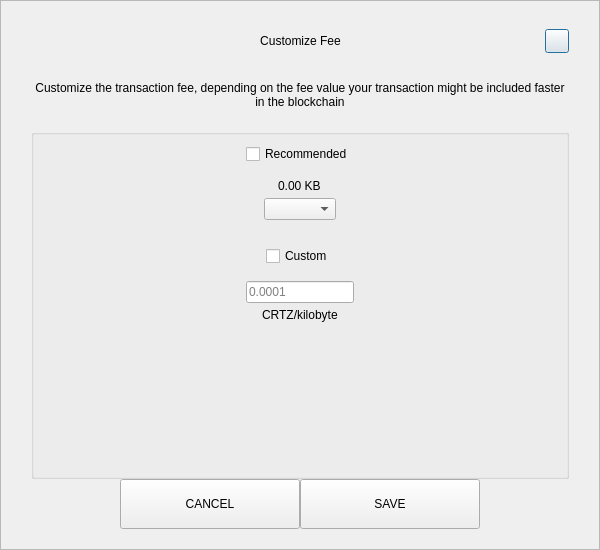
<?xml version="1.0" encoding="UTF-8"?>
<ui version="4.0">
 <class>SendCustomFeeDialog</class>
 <widget class="QDialog" name="SendCustomFeeDialog">
  <property name="geometry">
   <rect>
    <x>0</x>
    <y>0</y>
    <width>600</width>
    <height>550</height>
   </rect>
  </property>
  <property name="windowTitle">
   <string>Form</string>
  </property>
  <layout class="QVBoxLayout" name="verticalLayout_3">
   <property name="spacing">
    <number>0</number>
   </property>
   <property name="leftMargin">
    <number>0</number>
   </property>
   <property name="topMargin">
    <number>0</number>
   </property>
   <property name="rightMargin">
    <number>0</number>
   </property>
   <property name="bottomMargin">
    <number>0</number>
   </property>
   <item>
    <widget class="QFrame" name="frame">
     <property name="styleSheet">
      <string notr="true"/>
     </property>
     <property name="frameShape">
      <enum>QFrame::StyledPanel</enum>
     </property>
     <property name="frameShadow">
      <enum>QFrame::Raised</enum>
     </property>
     <layout class="QVBoxLayout" name="verticalLayout_2">
      <property name="spacing">
       <number>0</number>
      </property>
      <property name="leftMargin">
       <number>30</number>
      </property>
      <property name="topMargin">
       <number>20</number>
      </property>
      <property name="rightMargin">
       <number>30</number>
      </property>
      <property name="bottomMargin">
       <number>20</number>
      </property>
      <item>
       <layout class="QHBoxLayout" name="horizontalLayout_3">
        <property name="spacing">
         <number>0</number>
        </property>
        <item>
         <spacer name="horizontalSpacer_21">
          <property name="orientation">
           <enum>Qt::Horizontal</enum>
          </property>
          <property name="sizeHint" stdset="0">
           <size>
            <width>40</width>
            <height>20</height>
           </size>
          </property>
         </spacer>
        </item>
        <item>
         <widget class="QLabel" name="labelTitle">
          <property name="minimumSize">
           <size>
            <width>0</width>
            <height>40</height>
           </size>
          </property>
          <property name="maximumSize">
           <size>
            <width>16777215</width>
            <height>40</height>
           </size>
          </property>
          <property name="styleSheet">
           <string notr="true">padding-left:24px;</string>
          </property>
          <property name="text">
           <string>Customize Fee</string>
          </property>
          <property name="alignment">
           <set>Qt::AlignCenter</set>
          </property>
          <property name="margin">
           <number>7</number>
          </property>
         </widget>
        </item>
        <item>
         <spacer name="horizontalSpacer">
          <property name="orientation">
           <enum>Qt::Horizontal</enum>
          </property>
          <property name="sizeHint" stdset="0">
           <size>
            <width>40</width>
            <height>20</height>
           </size>
          </property>
         </spacer>
        </item>
        <item>
         <widget class="QPushButton" name="btnEsc">
          <property name="minimumSize">
           <size>
            <width>24</width>
            <height>24</height>
           </size>
          </property>
          <property name="maximumSize">
           <size>
            <width>24</width>
            <height>24</height>
           </size>
          </property>
          <property name="text">
           <string/>
          </property>
         </widget>
        </item>
       </layout>
      </item>
      <item>
       <spacer name="verticalSpacer_2">
        <property name="orientation">
         <enum>Qt::Vertical</enum>
        </property>
        <property name="sizeType">
         <enum>QSizePolicy::Fixed</enum>
        </property>
        <property name="sizeHint" stdset="0">
         <size>
          <width>20</width>
          <height>20</height>
         </size>
        </property>
       </spacer>
      </item>
      <item>
       <widget class="QLabel" name="labelMessage">
        <property name="text">
         <string>Customize the transaction fee, depending on the fee value your transaction might be included faster in the blockchain</string>
        </property>
        <property name="alignment">
         <set>Qt::AlignCenter</set>
        </property>
        <property name="wordWrap">
         <bool>true</bool>
        </property>
       </widget>
      </item>
      <item>
       <spacer name="verticalSpacer_3">
        <property name="orientation">
         <enum>Qt::Vertical</enum>
        </property>
        <property name="sizeType">
         <enum>QSizePolicy::Fixed</enum>
        </property>
        <property name="sizeHint" stdset="0">
         <size>
          <width>20</width>
          <height>20</height>
         </size>
        </property>
       </spacer>
      </item>
      <item>
       <widget class="QGroupBox" name="groupBox">
        <property name="title">
         <string/>
        </property>
        <layout class="QVBoxLayout" name="verticalLayout">
         <property name="leftMargin">
          <number>12</number>
         </property>
         <property name="rightMargin">
          <number>12</number>
         </property>
         <item>
          <layout class="QVBoxLayout" name="verticalLayout_4">
           <property name="spacing">
            <number>5</number>
           </property>
           <item alignment="Qt::AlignHCenter">
            <widget class="QCheckBox" name="checkBoxRecommended">
             <property name="text">
              <string>Recommended</string>
             </property>
            </widget>
           </item>
           <item>
            <spacer name="verticalSpacer_5">
             <property name="orientation">
              <enum>Qt::Vertical</enum>
             </property>
             <property name="sizeType">
              <enum>QSizePolicy::Fixed</enum>
             </property>
             <property name="sizeHint" stdset="0">
              <size>
               <width>20</width>
               <height>10</height>
              </size>
             </property>
            </spacer>
           </item>
           <item alignment="Qt::AlignHCenter">
            <widget class="QLabel" name="labelFee">
             <property name="text">
              <string>0.00 KB</string>
             </property>
            </widget>
           </item>
           <item alignment="Qt::AlignHCenter">
            <widget class="QComboBox" name="comboBoxRecommended"/>
           </item>
          </layout>
         </item>
         <item>
          <spacer name="verticalSpacer">
           <property name="orientation">
            <enum>Qt::Vertical</enum>
           </property>
           <property name="sizeType">
            <enum>QSizePolicy::Fixed</enum>
           </property>
           <property name="sizeHint" stdset="0">
            <size>
             <width>20</width>
             <height>20</height>
            </size>
           </property>
          </spacer>
         </item>
         <item>
          <layout class="QVBoxLayout" name="verticalLayout_5">
           <property name="spacing">
            <number>5</number>
           </property>
           <item alignment="Qt::AlignHCenter">
            <widget class="QCheckBox" name="checkBoxCustom">
             <property name="text">
              <string>Custom</string>
             </property>
            </widget>
           </item>
           <item>
            <spacer name="verticalSpacer_6">
             <property name="orientation">
              <enum>Qt::Vertical</enum>
             </property>
             <property name="sizeType">
              <enum>QSizePolicy::Fixed</enum>
             </property>
             <property name="sizeHint" stdset="0">
              <size>
               <width>20</width>
               <height>10</height>
              </size>
             </property>
            </spacer>
           </item>
           <item alignment="Qt::AlignHCenter">
            <widget class="QLineEdit" name="lineEditCustomFee">
             <property name="placeholderText">
              <string notr="true">0.0001</string>
             </property>
            </widget>
           </item>
           <item alignment="Qt::AlignHCenter">
            <widget class="QLabel" name="labelCustomFee">
             <property name="text">
              <string>CRTZ/kilobyte</string>
             </property>
            </widget>
           </item>
          </layout>
         </item>
         <item>
          <spacer name="verticalSpacer_4">
           <property name="orientation">
            <enum>Qt::Vertical</enum>
           </property>
           <property name="sizeHint" stdset="0">
            <size>
             <width>20</width>
             <height>40</height>
            </size>
           </property>
          </spacer>
         </item>
        </layout>
       </widget>
      </item>
      <item>
       <layout class="QHBoxLayout" name="horizontalLayout" stretch="1,2,2,1">
        <item>
         <spacer name="horizontalSpacer1">
          <property name="orientation">
           <enum>Qt::Horizontal</enum>
          </property>
          <property name="sizeHint" stdset="0">
           <size>
            <width>40</width>
            <height>20</height>
           </size>
          </property>
         </spacer>
        </item>
        <item>
         <widget class="QPushButton" name="btnCancel">
          <property name="minimumSize">
           <size>
            <width>180</width>
            <height>50</height>
           </size>
          </property>
          <property name="focusPolicy">
           <enum>Qt::NoFocus</enum>
          </property>
          <property name="text">
           <string>CANCEL</string>
          </property>
         </widget>
        </item>
        <item>
         <widget class="QPushButton" name="btnSave">
          <property name="minimumSize">
           <size>
            <width>180</width>
            <height>50</height>
           </size>
          </property>
          <property name="focusPolicy">
           <enum>Qt::NoFocus</enum>
          </property>
          <property name="text">
           <string>SAVE</string>
          </property>
         </widget>
        </item>
        <item>
         <spacer name="horizontalSpacer_2">
          <property name="orientation">
           <enum>Qt::Horizontal</enum>
          </property>
          <property name="sizeHint" stdset="0">
           <size>
            <width>40</width>
            <height>20</height>
           </size>
          </property>
         </spacer>
        </item>
       </layout>
      </item>
     </layout>
    </widget>
   </item>
  </layout>
 </widget>
 <resources/>
 <connections/>
</ui>
